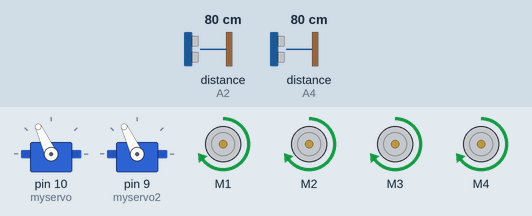
The sketch below on a simulated Arduino Uno, built with avr-gcc and run on an emulated ATmega328P. Shown: 2 × servo, 4 × DC motor (green arrow = forward, orange = backward, longer = faster). Inputs (shaded band) come from the test bench; at power-on: distance to the obstacle (sensors on A2, A4) 80 cm. The echo pulse lasts 58.3 µs per cm; what the sketch prints to the serial monitor is not drawn.

Above: at 3.4 s.
3.5 s: distance to the obstacle (sensor on A2) set to 29 cm
5.7 s: distance to the obstacle (sensor on A2) set to 23 cm
At 5.99 s:
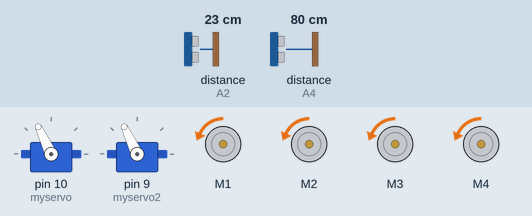
At 7.9 s:
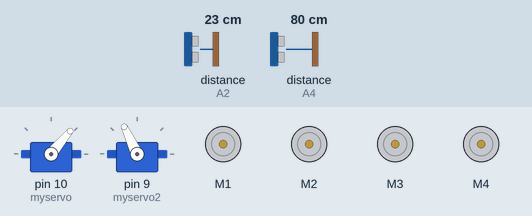
8.7 s: distance to the obstacle (sensor on A2) set to 120 cm
At 11.2 s:
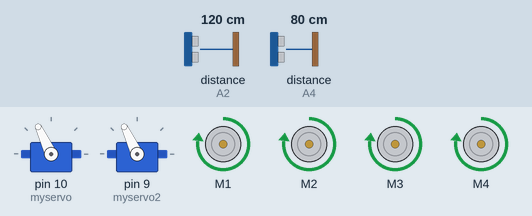
11.7 s: distance to the obstacle (sensor on A2) set to 2 cm
At 14.6 s:
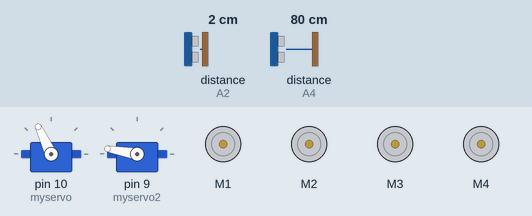
17.7 s: distance to the obstacle (sensor on A4) set to 2 cm
20.7 s: distance to the obstacle (sensor on A2) set to 4 cm
Timing chart, 0 to 24.7 s (numbered marks = the images above; inputs shaded):
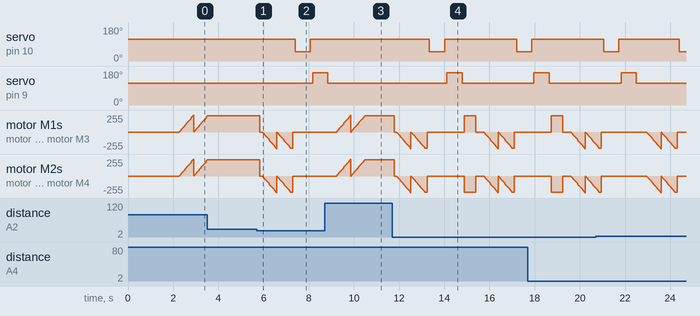

The sketch:

robo-autonomo.ino
```cpp
//ARDUINO OBSTACLE AVOIDING CAR Video - https://youtu.be/h-B42_HXL00//
// Before uploading the code you have to install the necessary library//
//AFMotor Library https://learn.adafruit.com/adafruit-motor-shield/library-install //
//NewPing Library https://github.com/eliteio/Arduino_New_Ping.git //
//Servo Library https://github.com/arduino-libraries/Servo.git //

#include <AFMotor.h>
#include <NewPing.h>
#include <Servo.h>

#define TRIG_PIN A3
#define ECHO_PIN A4
#define MAX_DISTANCE 100
#define MAX_SPEED 500 // sets speed of DC  motors
#define MAX_SPEED_OFFSET 200
#define TRIG_PIN2 A1
#define ECHO_PIN2 A2


NewPing sonar(TRIG_PIN, ECHO_PIN, MAX_DISTANCE);
NewPing sonar2(TRIG_PIN2, ECHO_PIN2, MAX_DISTANCE);

AF_DCMotor motor1(1, MOTOR12_64KHZ);
// Atras lado direito
AF_DCMotor motor2(2, MOTOR12_64KHZ);
//Frente lado direito
AF_DCMotor motor3(3, MOTOR34_64KHZ);
//Frente lado esquerdo
AF_DCMotor motor4(4, MOTOR34_64KHZ);
//Lado esquerdo atras
Servo myservo;
Servo myservo2;

boolean goesForward=false;
int distance = 100;
int distance2 = 100;
int speedSet = 0;
int max_speed = 400;
void setup() {

  myservo.attach(10);
  myservo2.attach(9);
  myservo.write(115);
  myservo2.write(115);
  delay(2000);
  distance = readPing();
  delay(70);
  distance2 = readPing2();

}

void loop() {
 int distanceR = 0;
 int distanceL = 0;
 delay(40);

 Serial.begin(9600);
 if(distance<=25 || distance2 <=25)
 {
  moveStop();
  delay(100);
  moveBackward();
  delay(100);
  moveStop();
  delay(100);
  distanceR = lookRight();
  delay(100);
  distanceL = lookLeft();
  delay(100);

  if(distanceR>=distanceL)
  {

    turnRight();
    moveStop();
  }

  else

  {
    turnLeft();
    moveStop();
  }
 }

 else
 {
  moveForward();
 }
 distance = readPing();
 delay(70);
 distance2 = readPing2();
 Serial.print(distance);
 Serial.print(distance2);
}

int lookRight()
{
    myservo.write(50);
    delay(500);
    int distance = readPing();
    delay(100);
    myservo.write(115);
    return distance;
}

int lookLeft()
{
    myservo2.write(170);
    delay(500);
    int distance = readPing2();
    delay(100);
    myservo2.write(115);
    return distance;

}

int readPing() {
  delay(70);
  int cm = sonar.ping_cm();
  if(cm==0)
  {
    cm = 250;
  }
  return cm;
}
int readPing2() {
  delay(70);
  int cm = sonar2.ping_cm();
  if(cm==0)
  {
    cm = 250;
  }
  return cm;
}

void moveStop() {
  motor1.run(RELEASE);
  motor2.run(RELEASE);
  motor3.run(RELEASE);
  motor4.run(RELEASE);
  }

void moveForward() {

 if(!goesForward)
  {
    goesForward=true;
    motor1.run(FORWARD);
    motor2.run(FORWARD);
    motor3.run(FORWARD);
    motor4.run(FORWARD);
   for (speedSet = 0; speedSet < MAX_SPEED; speedSet +=2) // slowly bring the speed up to avoid loading down the batteries too quickly
   {
    motor1.setSpeed(speedSet);
    motor2.setSpeed(speedSet);
    motor3.setSpeed(speedSet);
    motor4.setSpeed(speedSet);
    delay(5);
   }
  }
}

void moveBackward() {
    goesForward=false;
    motor1.run(BACKWARD);
    motor3.run(BACKWARD);
    motor2.run(BACKWARD);
    motor4.run(BACKWARD);
  for (speedSet = 0; speedSet < MAX_SPEED; speedSet +=2) // slowly bring the speed up to avoid loading down the batteries too quickly
  {
    motor1.setSpeed(speedSet);
    motor3.setSpeed(speedSet);
    motor2.setSpeed(speedSet);
    motor4.setSpeed(speedSet);
    delay(5);
  }
}

void turnRight() {
    //motor1.setSpeed(max_speed);
    //motor3.setSpeed(max_speed);
    //motor2.setSpeed(max_speed);
    //motor4.setSpeed(max_speed);
    //delay(5);
  motor1.run(FORWARD);
  motor3.run(FORWARD);
  motor2.run(BACKWARD);
  motor4.run(BACKWARD);
  delay(500);
  motor1.run(FORWARD);
  motor3.run(FORWARD);
  motor2.run(FORWARD);
  motor4.run(FORWARD);
}

void turnLeft() {
     //motor1.setSpeed(max_speed);
    //motor3.setSpeed(max_speed);
    //motor2.setSpeed(max_speed);
    //motor4.setSpeed(max_seed);
    //delay(5);
  motor1.run(BACKWARD);
  motor3.run(BACKWARD);
  motor2.run(FORWARD);
  motor4.run(FORWARD);
  delay(5);
  motor1.run(FORWARD);
  motor3.run(FORWARD);
  motor2.run(FORWARD);
  motor4.run(FORWARD);
}
```

Measured:
- the behaviour switches between 26 and 25 cm on distance to the obstacle (sensor on A2) (found by bisection; images 0 and 1)
- after the input at 5.7 s, servo on pin 10 (myservo): 115° → 50° after 1.7 s, → 115° 0.68 s later; servo on pin 9 (myservo2): 115° → 170° after 2.5 s; motor M1–4: ramps from stopped to backward 248/255 and jumps back, once every 0.71 s
- after the input at 8.7 s, servo on pin 10 (myservo): stays 115° (without the input it goes to 50° after 2.6 s)
- after the input at 11.7 s, servo on pin 10 (myservo): 115° → 50° after 1.6 s, → 115° 0.68 s later, → 50° 3.2 s later; servo on pin 9 (myservo2): 115° → 170° after 2.4 s, → 115° 0.67 s later
